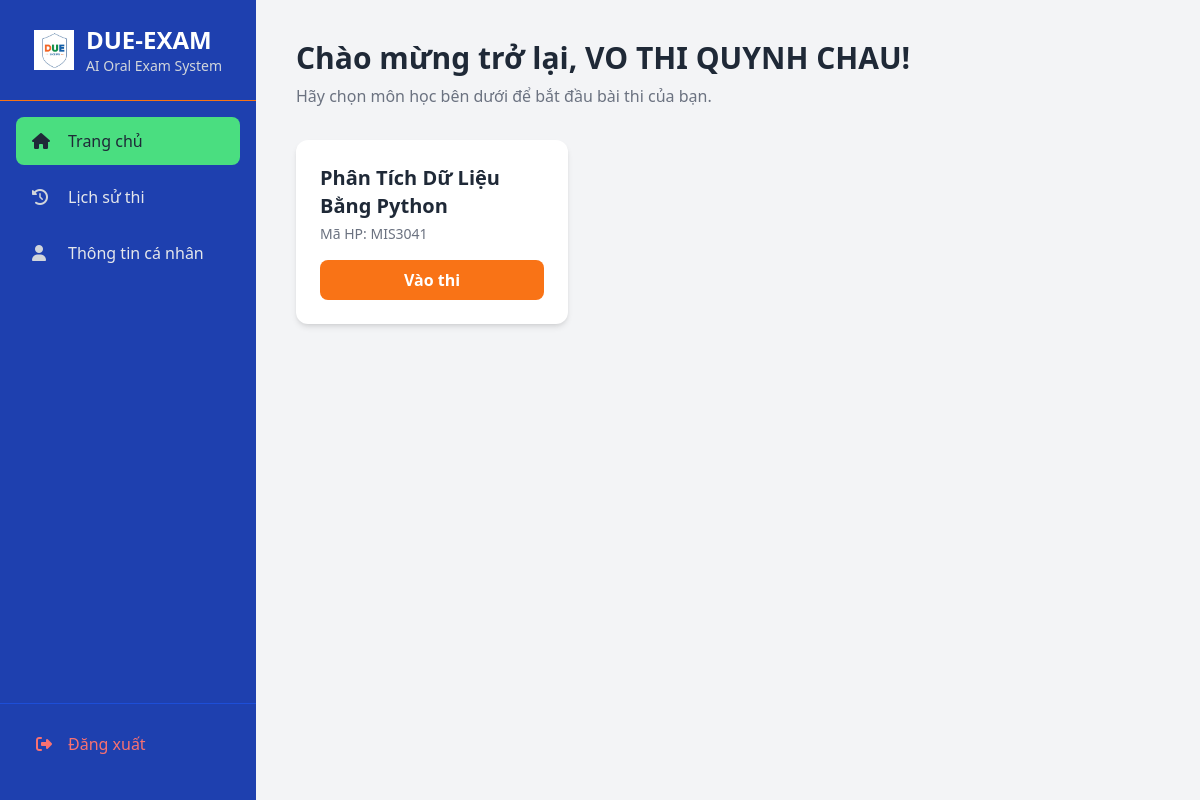
The app's page / (signed in), older data.
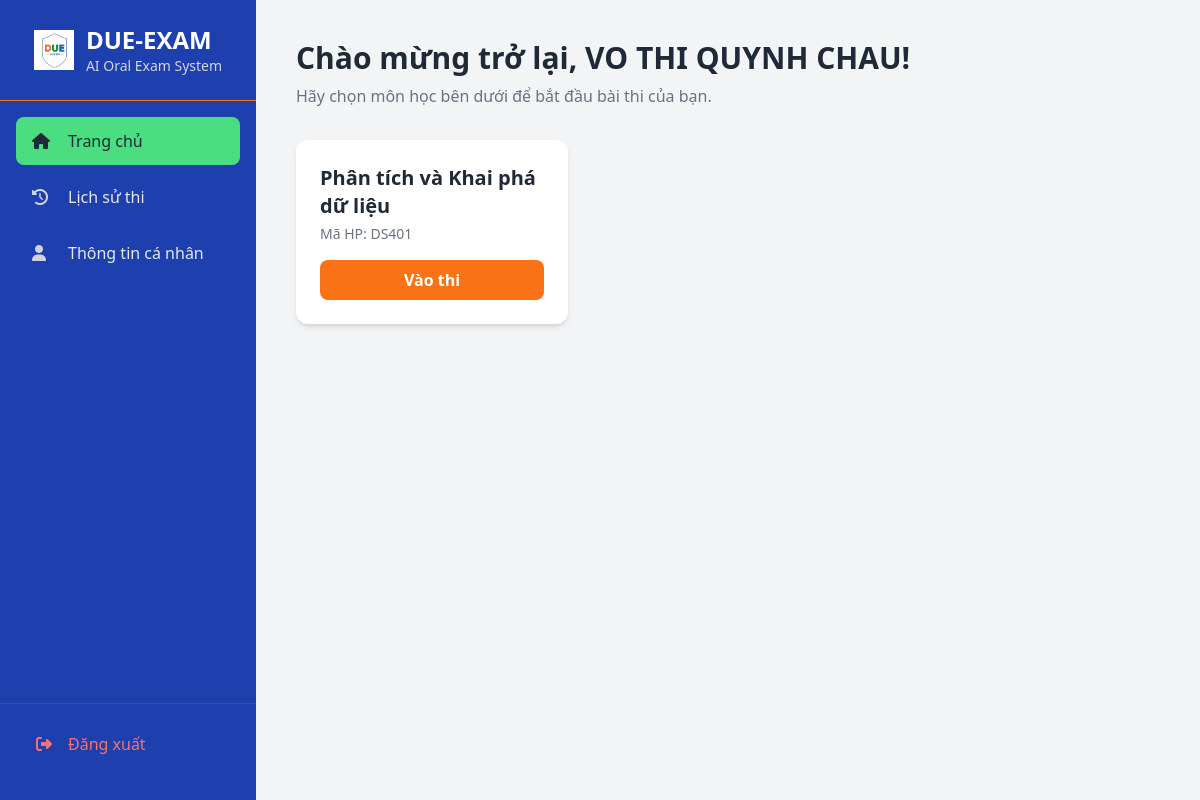
The same page, newer data.
### qna/models.py (models this page shows, shortened)
class UserProfile(models.Model):
    user = models.OneToOneField(User, on_delete=models.CASCADE)
    profile_image = models.ImageField(upload_to='profile_images/', null=True, blank=True)
    full_name = models.CharField(max_length=255, blank=True, null=True)
    student_id = models.CharField(max_length=50, unique=True, blank=True, null=True)
    class_name = models.CharField(max_length=100, blank=True, null=True)

class Subject(models.Model):
    name = models.CharField(max_length=255, verbose_name="Tên môn học")
    subject_code = models.CharField(max_length=20, unique=True, verbose_name="Mã môn học")
    quiz_data_file = models.CharField(max_length=255, blank=True, null=True, help_text="Ví dụ: data_analysis_quiz.json")

### qna/views.py (the view)
# urls.py: path('', views.dashboard_view, name='dashboard'),
@login_required
def dashboard_view(request):
    try:
        user_full_name = request.user.userprofile.full_name or request.user.username
    except UserProfile.DoesNotExist:
        user_full_name = request.user.username
    subjects = Subject.objects.all()
    context = {
        'user_full_name': user_full_name,
        'subjects': subjects,
    }
    return render(request, 'qna/dashboard.html', context)

### qna/templates/qna/dashboard.html (shortened to what this page needs)
{% extends 'base.html' %}
{% block content %}
<h2 class="text-3xl font-bold text-gray-800 mb-2">Chào mừng trở lại, {{ user_full_name }}!</h2>
<p class="text-gray-500 mb-8">Hãy chọn môn học bên dưới để bắt đầu bài thi của bạn.</p>
<div class="grid grid-cols-1 md:grid-cols-2 lg:grid-cols-3 gap-6">
    {% for subject in subjects %}
    <div class="bg-white p-6 rounded-xl shadow-md hover:shadow-xl transition-shadow">
        <h3 class="text-xl font-bold text-gray-800">{{ subject.name }}</h3>
        <p class="text-gray-500 text-sm mt-1 mb-4">Mã HP: {{ subject.subject_code }}</p>
        <a href="{% url 'exam_page' subject.subject_code %}" class="w-full text-center block bg-orange-500 text-white font-bold py-2 px-4 rounded-lg hover:bg-orange-600 transition-colors">Vào thi</a>
    </div>
    {% empty %}
    <p class="text-gray-500">Chưa có môn thi nào được tạo.</p>
    {% endfor %}
</div>
{% endblock %}

### Templates/base.html (shortened to what this page needs)
{% load static %}
<html lang="vi" class="h-full">
<head>
    <script src="https://cdn.tailwindcss.com"></script>
    <link rel="stylesheet" href="https://cdnjs.cloudflare.com/ajax/libs/font-awesome/6.4.0/css/all.min.css" />
</head>
<body class="bg-gray-100 font-sans">
    <div class="flex h-screen">
        <aside class="w-64 bg-blue-800 text-gray-200 flex flex-col">
            <div class="p-6 flex items-center justify-center border-b border-orange-500">
                <img src="{% static 'images/logo.jpg' %}" alt="Logo" class="w-10 h-10 mr-3">
                <div>
                    <h1 class="text-2xl font-bold text-white">DUE-EXAM</h1>
                    <p class="text-sm text-gray-300">AI Oral Exam System</p>
                </div>
            </div>
            <nav class="flex-1 px-4 py-4 space-y-2">
                <a href="{% url 'dashboard' %}" class="sidebar-link flex items-center px-4 py-3 rounded-lg transition-colors hover:bg-blue-700 {% if request.resolver_match.url_name == 'dashboard' %}active{% endif %}">
                    <i class="fas fa-home w-6 text-gray-300"></i>
                    <span class="ml-3">Trang chủ</span>
                </a>
                <a href="{% url 'history' %}" class="sidebar-link flex items-center px-4 py-3 rounded-lg transition-colors hover:bg-blue-700 {% if request.resolver_match.url_name == 'history' %}active{% endif %}">
                    <i class="fas fa-history w-6 text-gray-300"></i>
                    <span class="ml-3">Lịch sử thi</span>
                </a>
                <a href="{% url 'profile' %}" class="sidebar-link flex items-center px-4 py-3 rounded-lg transition-colors hover:bg-blue-700 {% if request.resolver_match.url_name == 'profile' %}active{% endif %}">
                    <i class="fas fa-user w-6 text-gray-300"></i>
                    <span class="ml-3">Thông tin cá nhân</span>
                </a>
            </nav>
            <div class="p-4 border-t border-blue-700">
                <form method="post" action="{% url 'logout' %}">
                    <button type="submit" class="w-full flex items-center px-4 py-3 rounded-lg transition-colors text-red-400 hover:bg-red-500 hover:text-white">
                        <i class="fas fa-sign-out-alt w-6"></i>
                        <span class="ml-3">Đăng xuất</span>
                    </button>
                </form>
            </div>
        </aside>
        <main class="flex-1 p-6 md:p-10 overflow-y-auto">
            {% block content %}
            {% endblock %}
        </main>
    </div>
</body>
</html>

### Templates/base.html (style rules this page uses)
.sidebar-link.active { background-color: #4ade80; color: #1f2937; }
.sidebar-link.active i { color: #1f2937; }

Row changes from the older to the newer data that the page shows:
changed Subject: name "Phân Tích Dữ Liệu Bằng Python" → "Phân tích và Khai phá dữ liệu"; subject_code "MIS3041" → "DS401"
